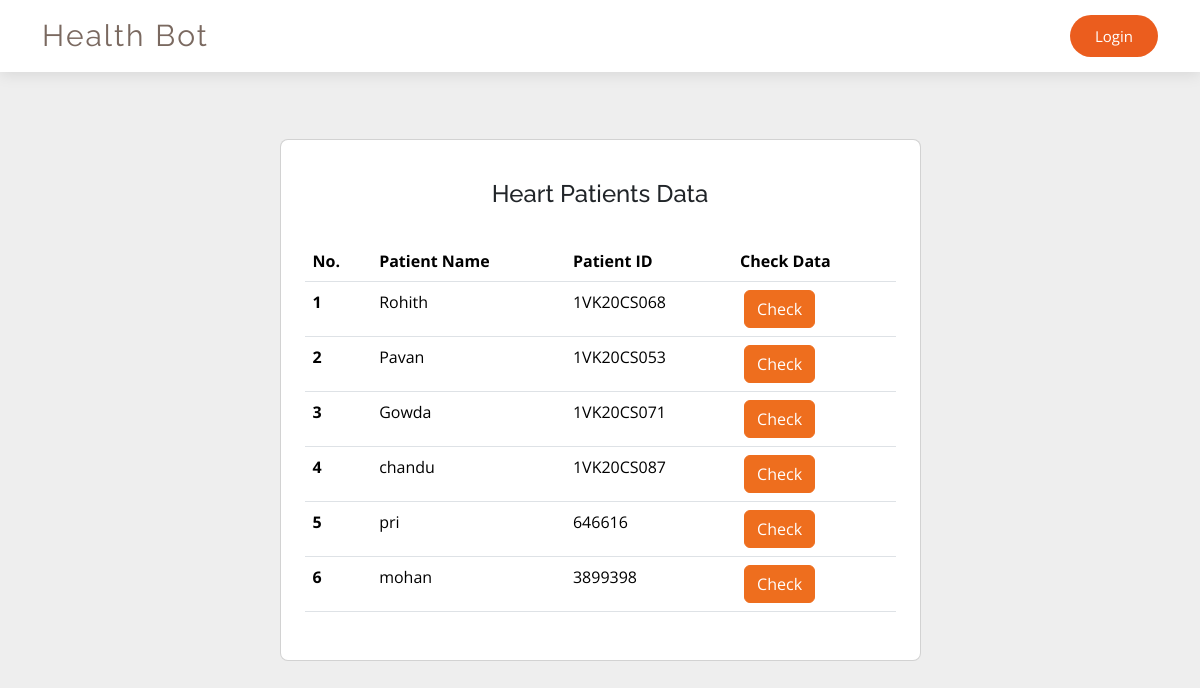
Page /display_heart_data/ on the committed database.
### members/models.py (models this page shows)
class heartformdata(models.Model):
    user_id = models.CharField(max_length=50, primary_key=True)
    name = models.CharField(max_length=50)
    age =  models.IntegerField()
    sex = models.CharField(max_length=50)
    cp = models.FloatField()
    trestbps = models.FloatField()
    chol = models.FloatField()
    fbs = models.FloatField()
    restecg = models.FloatField()
    thalach = models.FloatField()
    exang = models.IntegerField()
    oldpeak = models.FloatField()
    slope = models.IntegerField()
    ca = models.IntegerField()
    thal = models.IntegerField()
    modelprediction = models.CharField(max_length=50)
    doctorverdict = models.CharField(max_length=255, blank=True)

### members/views.py (the view)
# urls.py: path('display_heart_data/', views.display_heart_data , name = 'display_heart_data')
def display_heart_data(request):
    all_data = heartformdata.objects.all()  # Fetch all DiabetesData objects
    context = {'all_data': all_data}
    return render(request, 'heartpatientlist.html', context)

### templates/heartpatientlist.html (shortened to what this page needs)
{% load static %}
<!DOCTYPE html>
<html lang="en">
  <head>
    <link href="{% static 'assets/vendor/aos' %}" rel="stylesheet" />
    <link
      href="{% static 'assets/vendor/bootstrap/css/bootstrap.min.css'  %}"
      rel="stylesheet"
    />
    <link
      href="{% static 'assets/vendor/bootstrap-icons/bootstrap-icons.css'  %}"
      rel="stylesheet"
    />
    <link
      href="{% static 'assets/vendor/boxicons/css/boxicons.min.css'  %}"
      rel="stylesheet"
    />
    <link
      href="{% static 'assets/vendor/glightbox/css/glightbox.min.'  %}"
      rel="stylesheet"
    />
    <link
      href="{% static 'assets/vendor/swiper/swiper-bundle.min.css'  %}"
      rel="stylesheet"
    />
    <link href="{% static 'assets/css/style.css'  %}" rel="stylesheet" />
  </head>
  <body>
    <header id="header" class="fixed-top d-flex align-items-center">
      <div class="container d-flex align-items-center justify-content-between">
        <div class="logo">
          <h1 class="text-light">
            <a href="/doctorhome"><span>Health Bot</span></a>
          </h1>
        </div>
        <nav id="navbar" class="navbar">
          <ul>
            <li>
              {% if request.user.is_authenticated %}
              <a class="getstarted scrollto" href="/logout">Logout</a>
              {% else %}
              <a class="getstarted scrollto" href="/login">Login</a>
              {% endif %}
            </li>
          </ul>
        </nav>
      </div>
    </header>
    <section class="vh-100" style="background-color: #eee">
      <div class="container py-5 h-100">
        <div class="row d-flex justify-content-center align-items-center h-100">
          <div class="col col-lg-9 col-xl-7">
            <div class="card rounded-3">
              <div class="card-body p-4">
                <h4 class="text-center my-3 pb-3">Heart Patients Data</h4>
                <table class="table mb-4">
                  <thead>
                    <tr>
                      <th scope="col">No.</th>
                      <th scope="col">Patient Name</th>
                      <th scope="col">Patient ID</th>
                      <th scope="col">Check Data</th>
                    </tr>
                  </thead>
                  <tbody>
                    {% for entry in all_data %}
                    <tr>
                      <th scope="row">{{ forloop.counter }}</th>
                      <td>{{ entry.name }}</td>
                      <td>{{ entry.user_id }}</td>
                      <td>
                        <a href="/heart_individual_details/{{ entry.user_id }}" style="background-color: #ee6e1e; border-color: #ee6e1e" class="btn btn-success ms-1">
                          Check
                      </td>
                    </tr>
                    {% endfor %}
                  </tbody>
                </table>
              </div>
            </div>
          </div>
        </div>
      </div>
    </section>
  </body>
</html>

### static/assets/css/style.css (style rules this page uses)
body { font-family: "Open Sans", sans-serif; color: #212529; }
a { color: #eb5d1e; text-decoration: none; }
h1, h2, h3, h4, h5, h6, .font-primary { font-family: "Raleway", sans-serif; }
#header { height: 72px; transition: all 0.5s; z-index: 997; transition: all 0.5s; background: #fff; box-shadow: 0px 2px 15px rgba(0, 0, 0, 0.1); }
#header .logo h1 { font-size: 30px; margin: 0; line-height: 1; font-weight: 400; letter-spacing: 2px; }
#header .logo h1 a, #header .logo h1 a:hover { color: #7a6960; text-decoration: none; }
.navbar { padding: 0; }
.navbar ul { margin: 0; padding: 0; display: flex; list-style: none; align-items: center; }
.navbar li { position: relative; }
.navbar a, .navbar a:focus { display: flex; align-items: center; justify-content: space-between; padding: 10px 0 10px 30px; font-size: 15px; color: #4e4039; white-space: nowrap; transition: 0.3s; }
.navbar .getstarted, .navbar .getstarted:focus { background: #eb5d1e; color: #fff; padding: 10px 25px; margin-left: 30px; border-radius: 50px; }
section { padding: 60px 0; overflow: hidden; }

### rows in the picture
heartformdata: name "Rohith", user_id "1VK20CS068"
heartformdata: name "Pavan", user_id "1VK20CS053"
heartformdata: name "Gowda", user_id "1VK20CS071"
heartformdata: name "chandu", user_id "1VK20CS087"
heartformdata: name "pri", user_id "646616"
heartformdata: name "mohan", user_id "3899398"
